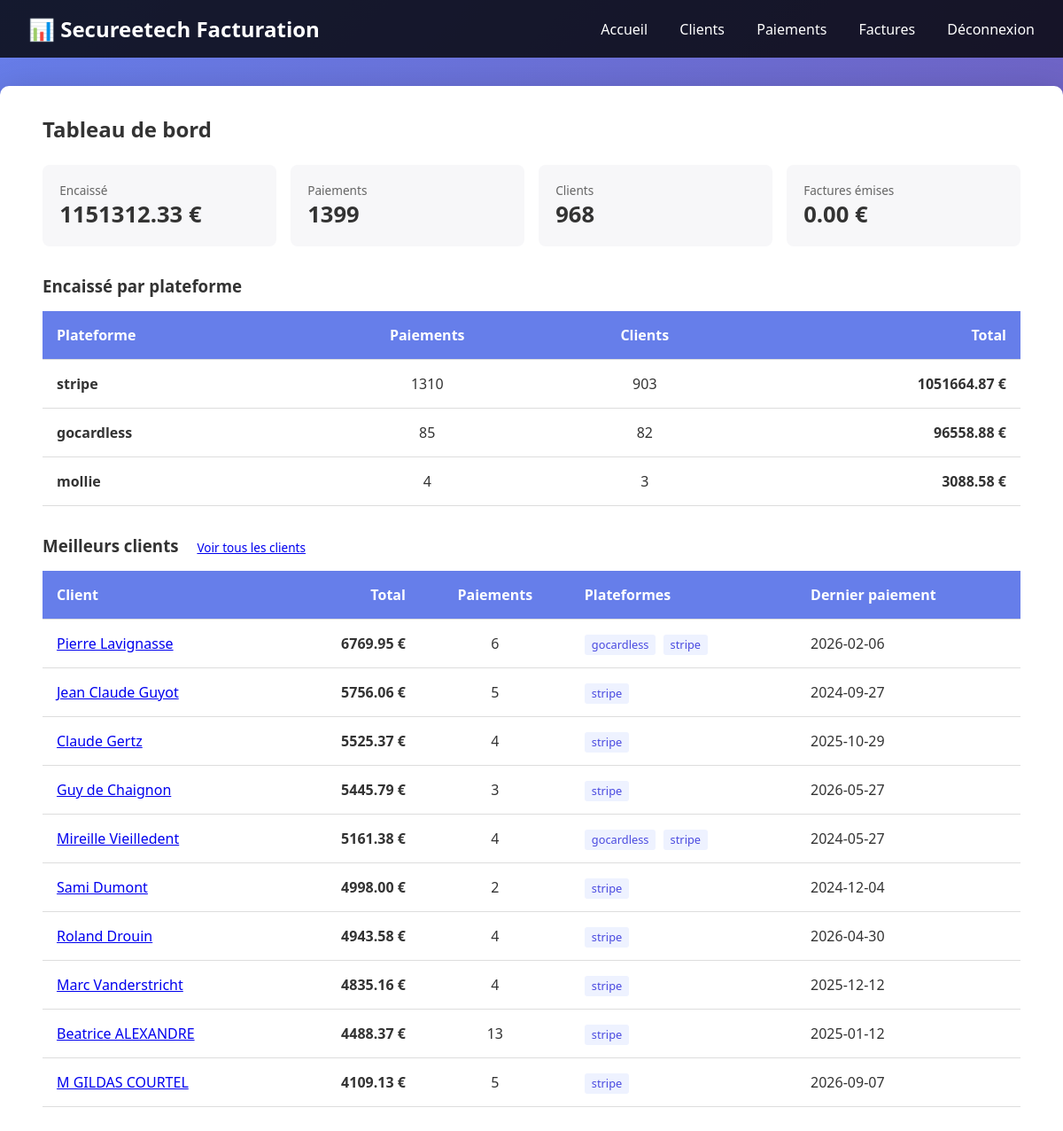
The page / (signed in) on the database its author committed.
### tables this page shows
CREATE TABLE paiements (
        id INTEGER PRIMARY KEY AUTOINCREMENT,
        date_paiement TEXT NOT NULL,
        source TEXT NOT NULL,
        montant REAL NOT NULL,
        client_nom TEXT,
        email TEXT,
        statut TEXT DEFAULT 'pending',
        reference_externe TEXT,
        metadonnees TEXT,
        synchronise INTEGER DEFAULT 0,
        created_at TEXT DEFAULT CURRENT_TIMESTAMP
    );

CREATE TABLE clients_summary (
        id INTEGER PRIMARY KEY,
        client_nom TEXT UNIQUE,
        total_paiements REAL,
        nb_transactions INTEGER,
        sources TEXT,
        dernier_paiement TEXT,
        email TEXT
    );

### app.py (the view)
@app.route('/')
@login_required
def index():
    paiements = database.obtenir_tous_paiements()
    factures = database.obtenir_toutes_factures()
    clients = database.obtenir_clients_summary()
    total_paiements = sum(p['montant'] for p in paiements)
    total_factures = sum(f['montant'] for f in factures)
    repartition = {}
    for p in paiements:
        bloc = repartition.setdefault(p['source'], {'source': p['source'], 'nb': 0,
                                                    'total': 0.0, 'noms': set()})
        bloc['nb'] += 1
        bloc['total'] += p['montant'] or 0
        bloc['noms'].add((p['client_nom'] or '').lower())
    par_source = sorted(
        ({'source': b['source'], 'nb': b['nb'], 'total': b['total'],
          'clients': len(b['noms'])} for b in repartition.values()),
        key=lambda b: b['total'], reverse=True)
    return render_template('index.html',
                         total_paiements=total_paiements,
                         total_factures=total_factures,
                         nb_clients=len(clients),
                         nb_paiements=len(paiements),
                         par_source=par_source,
                         clients_top=clients[:10])

### app.py (called while the page is built)
def login_required(f):
    @wraps(f)
    def decorated_function(*args, **kwargs):
        if 'authenticated' not in session:
            return redirect(url_for('connexion'))
        return f(*args, **kwargs)
    return decorated_function

### database.py (called while the page is built)
def get_connection():
    conn = sqlite3.connect(DATABASE_URL)
    conn.row_factory = sqlite3.Row
    return conn

def obtenir_tous_paiements():
    conn = get_connection()
    cursor = conn.cursor()
    cursor.execute('SELECT * FROM paiements ORDER BY date_paiement DESC')
    paiements = [dict(row) for row in cursor.fetchall()]
    conn.close()
    return paiements

def obtenir_toutes_factures():
    conn = get_connection()
    cursor = conn.cursor()
    cursor.execute('SELECT * FROM factures ORDER BY date_facture DESC')
    factures = [dict(row) for row in cursor.fetchall()]
    conn.close()
    return factures

### templates/index.html (shortened to what this page needs)
{% extends "base.html" %}
{% block content %}
<h2>Tableau de bord</h2>
<div style="display: grid; grid-template-columns: repeat(4, 1fr); gap: 1rem; margin: 1.5rem 0;">
  <div style="background: #f7f7f9; padding: 1.2rem; border-radius: 8px;">
    <div style="color: #666; font-size: 0.85rem;">Encaissé</div>
    <div style="font-size: 1.6rem; font-weight: 700;">{{ "%.2f"|format(total_paiements) }} €</div>
  </div>
  <div style="background: #f7f7f9; padding: 1.2rem; border-radius: 8px;">
    <div style="color: #666; font-size: 0.85rem;">Paiements</div>
    <div style="font-size: 1.6rem; font-weight: 700;">{{ nb_paiements }}</div>
  </div>
  <div style="background: #f7f7f9; padding: 1.2rem; border-radius: 8px;">
    <div style="color: #666; font-size: 0.85rem;">Clients</div>
    <div style="font-size: 1.6rem; font-weight: 700;">{{ nb_clients }}</div>
  </div>
  <div style="background: #f7f7f9; padding: 1.2rem; border-radius: 8px;">
    <div style="color: #666; font-size: 0.85rem;">Factures émises</div>
    <div style="font-size: 1.6rem; font-weight: 700;">{{ "%.2f"|format(total_factures) }} €</div>
  </div>
</div>
<h3 style="margin-top: 2rem;">Encaissé par plateforme</h3>
<table>
  <thead>
    <tr style="background: #f0f0f0;">
      <th>Plateforme</th>
      <th style="text-align: center;">Paiements</th>
      <th style="text-align: center;">Clients</th>
      <th style="text-align: right;">Total</th>
    </tr>
  </thead>
  <tbody>
    {% for s in par_source %}
    <tr>
      <td><strong>{{ s.source }}</strong></td>
      <td style="text-align: center;">{{ s.nb }}</td>
      <td style="text-align: center;">{{ s.clients }}</td>
      <td style="text-align: right; font-weight: 600;">{{ "%.2f"|format(s.total) }} €</td>
    </tr>
    {% endfor %}
  </tbody>
</table>
<h3 style="margin-top: 2rem;">
  Meilleurs clients
  <a href="{{ url_for('clients') }}" style="font-size: 0.85rem; font-weight: normal; margin-left: 1rem;">Voir tous les clients</a>
</h3>
<table>
  <thead>
    <tr style="background: #f0f0f0;">
      <th>Client</th>
      <th style="text-align: right;">Total</th>
      <th style="text-align: center;">Paiements</th>
      <th>Plateformes</th>
      <th>Dernier paiement</th>
    </tr>
  </thead>
  <tbody>
    {% for c in clients_top %}
    <tr>
      <td><a href="{{ url_for('detail_client', client_nom=c.client_nom) }}">{{ c.client_nom }}</a></td>
      <td style="text-align: right; font-weight: 600;">{{ "%.2f"|format(c.total_paiements) }} €</td>
      <td style="text-align: center;">{{ c.nb_transactions }}</td>
      <td>
        {% for s in (c.sources or '').split(',') if s %}
          <span style="background: #eef2ff; color: #4a4ae0; padding: 0.15rem 0.5rem;
                       border-radius: 3px; font-size: 0.8rem; margin-right: 0.25rem;">{{ s }}</span>
        {% endfor %}
      </td>
      <td>{{ c.dernier_paiement }}</td>
    </tr>
    {% endfor %}
  </tbody>
</table>
{% endblock %}

### templates/base.html (style rules this page uses)
* { margin: 0; padding: 0; box-sizing: border-box; }
body { font-family: 'Segoe UI', Tahoma, Geneva, Verdana, sans-serif; background: linear-gradient(135deg, #667eea 0%, #764ba2 100%); min-height: 100vh; color: #333; }
table { width: 100%; border-collapse: collapse; margin: 1rem 0; }
table th, table td { padding: 1rem; text-align: left; border-bottom: 1px solid #ddd; }
table th { background: #667eea; color: white; }

### rows shown on the page
paiements: source "stripe", nb "1310", clients "903", total "1051664.87"
paiements: source "gocardless", nb "85", clients "82", total "96558.88"
paiements: source "mollie", nb "4", clients "3", total "3088.58"
clients_summary: client_nom "Pierre Lavignasse", total_paiements "6769.95", nb_transactions "6", s "gocardless" "stripe", dernier_paiement "2026-02-06"
clients_summary: client_nom "Jean Claude Guyot", total_paiements "5756.06", nb_transactions "5", sources "stripe", dernier_paiement "2024-09-27"
clients_summary: client_nom "Claude Gertz", total_paiements "5525.37", nb_transactions "4", sources "stripe", dernier_paiement "2025-10-29"
clients_summary: client_nom "Guy de Chaignon", total_paiements "5445.79", nb_transactions "3", sources "stripe", dernier_paiement "2026-05-27"
clients_summary: client_nom "Mireille Vieilledent", total_paiements "5161.38", nb_transactions "4", s "gocardless" "stripe", dernier_paiement "2024-05-27"
clients_summary: client_nom "Sami Dumont", total_paiements "4998.00", nb_transactions "2", sources "stripe", dernier_paiement "2024-12-04"
clients_summary: client_nom "Roland Drouin", total_paiements "4943.58", nb_transactions "4", sources "stripe", dernier_paiement "2026-04-30"
clients_summary: client_nom "Marc Vanderstricht", total_paiements "4835.16", nb_transactions "4", sources "stripe", dernier_paiement "2025-12-12"
clients_summary: client_nom "Beatrice ALEXANDRE", total_paiements "4488.37", nb_transactions "13", sources "stripe", dernier_paiement "2025-01-12"
clients_summary: client_nom "M GILDAS COURTEL", total_paiements "4109.13", nb_transactions "5", sources "stripe", dernier_paiement "2026-09-07"

### other values the page prints
{{ "%.2f"|format(total_paiements) }} "1151312.33"
{{ nb_paiements }} "1399"
{{ nb_clients }} "968"
{{ "%.2f"|format(total_factures) }} "0.00"
